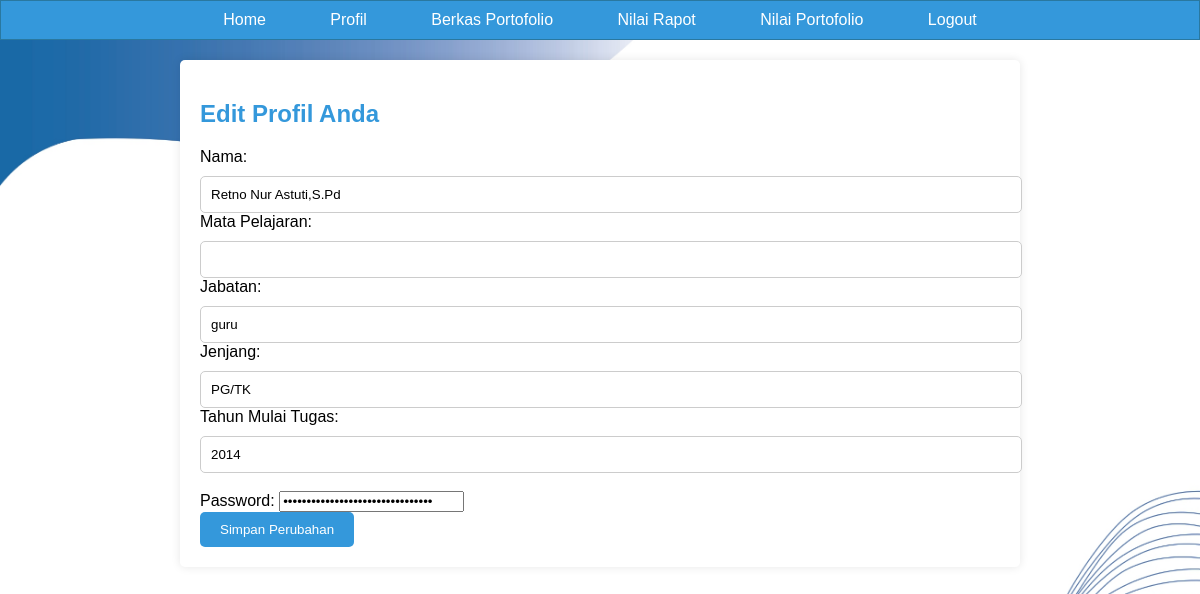
The app's page /page_edit_profile_guru.php (signed in) with its own data.
### tables this page shows
CREATE TABLE `tabel_jabatan` (
  `id` int(11) NOT NULL,
  `nama` varchar(255) NOT NULL,
  `tgl_lahir` date NOT NULL,
  `username` varchar(100) NOT NULL,
  `password` varchar(100) NOT NULL,
  `jabatan` enum('pendidikan','kepsek','sdm','guru','admin') DEFAULT NULL,
  `jenjang` varchar(10) NOT NULL,
  `angkatan` int(11) DEFAULT NULL,
  `Kode_id` int(10) DEFAULT NULL
);

### page_edit_profile_guru.php (the view, shortened to what this page needs)
<?php
include "koneksi.php";
?>
<!DOCTYPE html>
<html lang="en">
<head>
</head>
<body>
<div class="navbar-guru" id="navbar-guru">
        <ul class="nav navbar-nav">
            <li class="active"><a href="page_guru.php">Home</a></li>
            <li><a href="page_profil_guru.php">Profil</a></li>
            <li><a href="page_upload_berkas_guru.php">Berkas Portofolio</a></li>
            <li><a href="page_lihat_nilai_guru.php">Nilai Rapot</a></li>
            <li><a href="page_nilai_portofolio_guru.php">Nilai Portofolio</a></li>
            <li><a href="logout.php">Logout</a></li>
        </ul>
    </div>
    <div class="container">
        <h2>Edit Profil Anda</h2>
        <?php
        if(isset($_SESSION['id']) && isset($_SESSION['username'])) {
            $data = mysqli_query($koneksi, "SELECT k.foto_profil, j.id, j.nama, j.jabatan, j.jenjang, k.mata_pelajaran, j.angkatan, j.password,YEAR(CURDATE()) - YEAR(j.tgl_lahir) AS usia
            FROM tabel_jabatan j
            LEFT JOIN tabel_karyawan k ON j.id = k.id
            WHERE j.username='$_SESSION[username]';");
            while ($d = mysqli_fetch_array($data)) {
        ?>
        <form method="post" action="proses_edit_profile.php" enctype="multipart/form-data">
            <div>
                <label>Nama:</label>
                <input type="text" name="nama" value="<?php echo $d['nama']; ?>">
            </div>
            <div>
                <label>Mata Pelajaran:</label>
                <input type="text" name="mata_pelajaran" value="<?php echo $d['mata_pelajaran']; ?>">
            </div>
            <div>
                <label>Jabatan:</label>
                <input type="text" name="jabatan" value="<?php echo $d['jabatan']; ?>">
            </div>
            <div>
                <label>Jenjang:</label>
                <input type="text" name="jenjang" value="<?php echo $d['jenjang']; ?>">
            </div>
            <div>
                <label>Tahun Mulai Tugas:</label>
                <input type="text" name="angkatan" value="<?php echo $d['angkatan']; ?>">
            </div>
    <br>
    <div class "form-group">
                <label for="password">Password:</label>
                <input type="password" class="form-control" id="password" name="password" value="<?php echo $d['password'];?>">
            <div>
                <button type="submit" name="submit">Simpan Perubahan</button>
            </div>
        </form>
        <?php
            }
        } else {
            echo "Session data not available. Please log in.";
        }
        ?>
    </div>
</body>
</html>

### page_edit_profile_guru.php (style rules this page uses)
html, body { height: 100%; margin: 0; padding: 0; background: url('bgnusput.jpg') no-repeat center center fixed; background-size: 100% 100%; background-position: center center; font-family: Arial, sans-serif; }
.navbar-guru { background-color: #3498db; border: 1px solid #2978a0; padding: 10px 0; text-align: center; }
.navbar-guru ul { list-style-type: none; padding: 0; margin: 0; }
.navbar-guru li { display: inline; margin: 0 20px; }
.navbar-guru a { text-decoration: none; color: #fff; padding: 5px 10px; transition: background-color 0.3s, color 0.3s; }
h2 { color: #3498db; }
.container { background-color: #fff; max-width: 800px; margin: 20px auto; padding: 20px; border-radius: 5px; box-shadow: 0 0 10px rgba(0, 0, 0, 0.1); text-align: left; }
input[type="text"] { width: 100%; padding: 10px; border: 1px solid #ccc; border-radius: 5px; margin-top: 10px; }
button[type="submit"] { background-color: #3498db; color: #fff; padding: 10px 20px; border: none; border-radius: 5px; cursor: pointer; transition: background-color 0.3s; }

### records on screen
tabel_jabatan: nama "Retno Nur Astuti,S.Pd", jabatan "guru", jenjang "PG/TK", angkatan "2014"
